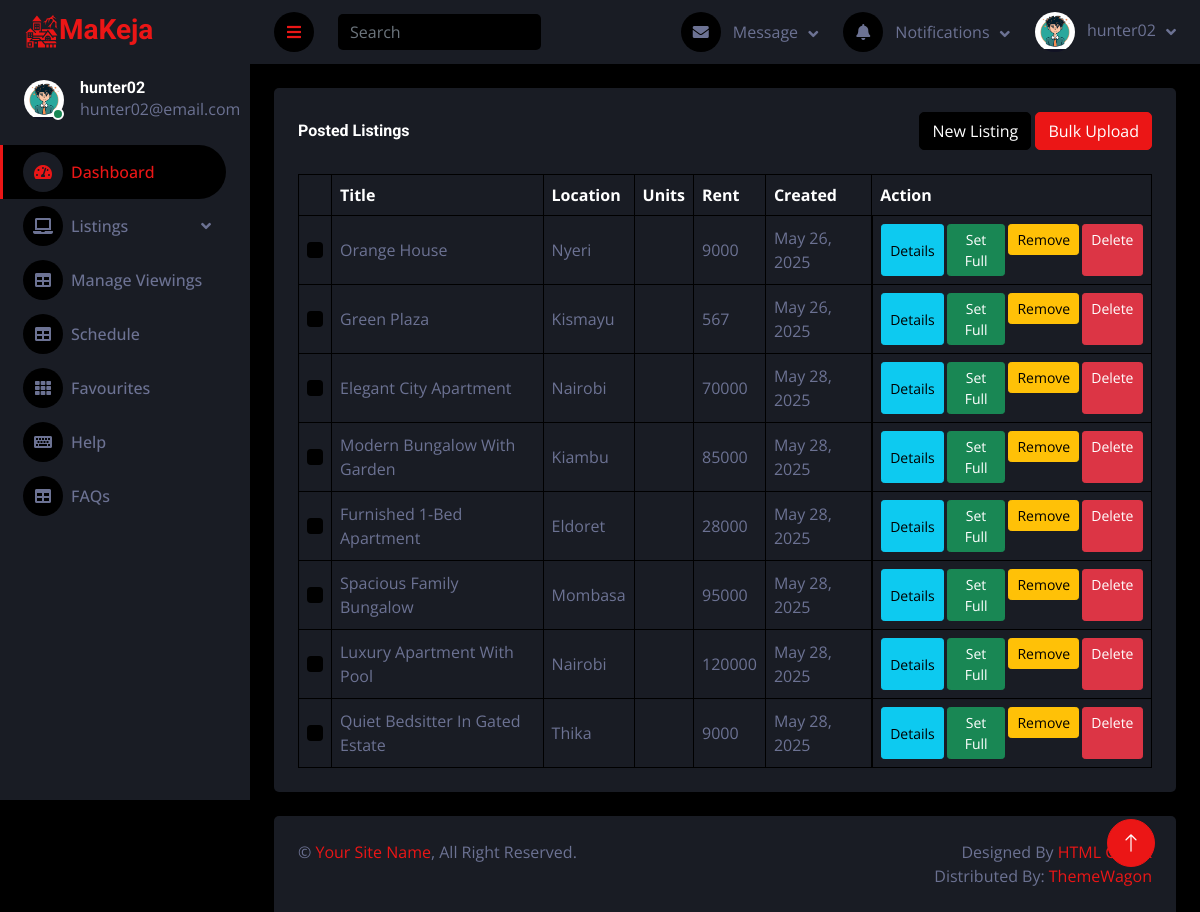
/dash/posted_listings/ (signed in), run on the app's committed database.
### main/models.py (models this page shows, shortened)
class Profile(models.Model):
    user = models.OneToOneField("auth.User", on_delete=models.CASCADE, related_name="profile")
    userID = models.CharField(max_length=10, unique=True, null=True)
    full_name = models.CharField(max_length=255, blank=True, null=True)
    cover = models.ImageField(default="cover.jpg")
    status = models.CharField(max_length=100, default="I love MaryJane.")
    avatar = models.ImageField(default="user.jpg")
    phone = models.CharField(max_length=20, null=True, blank=True)
    time_created = models.DateTimeField(auto_now_add=True)
    is_landlord = models.BooleanField(default=False)
    is_banned = models.BooleanField(default=False)
    is_deleted = models.BooleanField(default=False)

### dash/models.py (models this page shows, shortened)
class Listing(models.Model):
    user = models.ForeignKey("auth.User", on_delete=models.CASCADE, related_name="listings")
    listingID = models.CharField(max_length=10, unique=True, null=True)
    title = models.CharField(max_length=255, null=True)
    description = models.TextField(null=True)
    location = models.CharField(max_length=255, null=True)
    address = models.ForeignKey("dash.Address", on_delete=models.CASCADE, related_name="addresses")
    category = models.ForeignKey("master.ListingCategory", on_delete=models.SET_NULL, null=True)
    bedrooms = models.PositiveIntegerField(default=0)
    bathrooms = models.PositiveIntegerField(default=1)
    area_sqft = models.PositiveIntegerField(null=True)
    year_built = models.PositiveIntegerField(null=True)
    floor_number = models.PositiveIntegerField(null=True)
    total_floors = models.PositiveIntegerField(null=True)
    available_units = models.PositiveIntegerField(default=1)
    rent = models.PositiveIntegerField(default=0)
    deposit = models.PositiveIntegerField(default=0)
    avatar1 = models.ImageField(default="listing1.jpg")
    avatar2 = models.ImageField(default="listing2.jpg")
    avatar3 = models.ImageField(default="listing3.jpg")
    avatar4 = models.ImageField(default="listing4.jpg")
    avatar5 = models.ImageField(default="listing5.jpg")
    video_url = models.URLField(null=True, blank=True)
    floor_plan = models.FileField(null=True, blank=True)
    tour = models.URLField(null=True, blank=True)
    furnished = models.BooleanField(default=False)
    parking = models.BooleanField(default=False)
    pet_friendly = models.BooleanField(default=False)
    balcony = models.BooleanField(default=False)
    security = models.BooleanField(default=False)
    internet = models.BooleanField(default=False)
    status = models.CharField(max_length=50, default="pending")
    is_deleted = models.BooleanField(default=False)
    time_created = models.DateTimeField(auto_now_add=True)
    last_updated = models.DateTimeField(auto_now=True)

### dash/views.py (the view)
# urls.py: path("posted_listings/", views.posted_listings_view, name="posted_listings"),
def posted_listings_view(request):
    listings = Listing.objects.filter(user=request.user, status="posted", is_deleted=False)
    categories = ListingCategory.objects.all()
    context = {
        'listings': listings,
        'categories': categories,
    }
    return render(request, "dash/posted_listings.html", context)

### dash/context_processors.py (called while the page is built)
def get_notifications(request):
    if not request.user.is_authenticated:
        return {}
    notifications = Notification.objects.filter(target=request.user, is_read=False, is_deleted=False)
    context = {"notifications": notifications}
    return context

### dash/templatetags/time_filters.py (called while the page is built)
@register.filter
def natural_time_format(value):
    if isinstance(value, str):
        try:
            value = datetime.fromisoformat(value)
        except ValueError:
            return value  # fallback: return raw value if parsing fails
    if is_naive(value):
        value = make_aware(value)
    delta = now() - value
    if delta < timedelta(minutes=1):
        return "Just now"
    elif delta < timedelta(hours=1):
        minutes = int(delta.total_seconds() / 60)
        return f"{minutes} min ago"
    elif delta < timedelta(hours=24):
        hours = int(delta.total_seconds() / 3600)
        return f"{hours} hr ago"
    elif delta < timedelta(days=2):
        return "Yesterday"
    elif delta < timedelta(days=7):
        return f"{delta.days} days ago"
    else:
        return value.strftime("%b %d, %Y")

### konnekt/context_processors.py (called while the page is built)
def get_registered_users(request):
    if not request.user.is_authenticated:
        return {}
    reg_users = Profile.objects.filter(is_deleted=False).exclude(user=request.user)
    context = {"reg_users": reg_users}
    return context

### dash/templates/dash/posted_listings.html (shortened to what this page needs)
{% extends 'dash/main.html' %}
{% load static %}
{% load time_filters %}
{% block main %}
<div class="container-fluid pt-4 px-4">
    <div class="bg-secondary text-center rounded p-4">
        <div class="d-flex align-items-center justify-content-between mb-4">
            <h6 class="mb-0">Posted Listings</h6>
            <div>
                <button class="btn btn-dark" type="button" data-toggle="modal" data-target="#newListingModal" title="Create a single listing.">New Listing</button>
                <button class="btn btn-primary" type="button" data-toggle="modal" data-target="" title="Create multiple listings using a csv file.">Bulk Upload</button>
            </div>
        </div>
        {% if listings %}
        <div class="table-responsive">
            <table class="table text-start align-middle table-bordered table-hover mb-0">
                <thead>
                    <tr class="text-white">
                        <th scope="col"></th>
                        <th scope="col">Title</th>
                        <th scope="col">Location</th>
                        <th scope="col">Units</th>
                        <th scope="col">Rent</th>
                        <th scope="col">Created</th>
                        <th scope="col">Action</th>
                    </tr>
                </thead>
                <tbody>
                    {% for l in listings %}
                    <tr>
                        <td><input class="form-check-input" type="checkbox"></td>
                        <td>{{ l.title|title }}</td>
                        <td>{{ l.location|title }}</td>
                        <td>{{ l.units }}</td>
                        <td>{{ l.rent }}</td>
                        <td>{{ l.time_created|natural_time_format }}</td>
                        <td class="d-flex" style="gap: 3px;">
                            <button class="btn btn-sm btn-info" type="button" data-toggle="modal" data-target="#detailsModal{{ l.id }}" title="View and edit listing details.">Details</button>
                            <form method="post">
                                <button class="btn btn-sm btn-success" type="submit">Set Full</button>
                            </form>
                            <form method="post">
                                <button class="btn btn-sm btn-warning" type="submit">Remove</button>
                            </form>
                            <a class="btn btn-sm btn-danger" href="">Delete</a>
                        </td>
                    </tr>
                    {% endfor %}
                </tbody>
            </table>
        </div>
        {% endif %}
    </div>
</div>
{% endblock %}

### dash/templates/dash/main.html (shortened to what this page needs)
{% load static %}
{% load time_filters %}
<!DOCTYPE html>
<html lang="en">
<head>
    <link href="https://cdnjs.cloudflare.com/ajax/libs/font-awesome/5.10.0/css/all.min.css" rel="stylesheet">
    <link href="https://cdn.jsdelivr.net/npm/bootstrap-icons@1.4.1/font/bootstrap-icons.css" rel="stylesheet">
    <link href="{% static 'dash/lib/owlcarousel/assets/owl.carousel.min.css' %}" rel="stylesheet">
    <link href="{% static 'dash/lib/tempusdominus/css/tempusdominus-bootstrap-4.min.css' %}" rel="stylesheet" />
    <link href="{% static 'dash/css/bootstrap.min.css' %}" rel="stylesheet">
    <link href="{% static 'dash/css/style.css' %}" rel="stylesheet">
</head>
<body>
    <div class="container-fluid position-relative d-flex p-0">
        <div class="sidebar pe-4 pb-3">
            <nav class="navbar bg-secondary navbar-dark">
                <a href="/" class="navbar-brand mx-4 mb-3">
                    <h3 class="text-primary">
                        MaKeja
                    </h3>
                </a>
                <div class="d-flex align-items-center ms-4 mb-4">
                    <div class="position-relative">
                        <img class="rounded-circle" src="{{ request.user.profile.avatar.url }}" alt="" style="width: 40px; height: 40px;">
                        <div class="bg-success rounded-circle border border-2 border-white position-absolute end-0 bottom-0 p-1"></div>
                    </div>
                    <div class="ms-3">
                        <h6 class="mb-0">{{ request.user.username }}</h6>
                        <span>{{ request.user.email }}</span>
                    </div>
                </div>
                <div class="navbar-nav w-100">
                    <a href="{% url 'dash' %}" class="nav-item nav-link active"><i class="fa fa-tachometer-alt me-2"></i>Dashboard</a>
                    {% if request.user.profile.is_landlord %}
                    <div class="nav-item dropdown">
                        <a href="#" class="nav-link dropdown-toggle" data-toggle="dropdown"><i class="fa fa-laptop me-2"></i>Listings</a>
                    </div>
                    <a href="{% url 'manage_viewings' %}" class="nav-item nav-link"><i class="fa fa-table me-2"></i>Manage Viewings</a>
                    {% endif %}
                    <a href="{% url 'user_viewings' %}" class="nav-item nav-link"><i class="fa fa-table me-2"></i>Schedule</a>
                    <a href="{% url 'favourites' %}" class="nav-item nav-link"><i class="fa fa-th me-2"></i>Favourites</a>
                    <a href="" class="nav-item nav-link"><i class="fa fa-keyboard me-2"></i>Help</a>
                    <a href="{% url 'faqs' %}" class="nav-item nav-link"><i class="fa fa-table me-2"></i>FAQs</a>
                </div>
            </nav>
        </div>
        <div class="content">
            <nav class="navbar navbar-expand bg-secondary navbar-dark sticky-top px-4 py-0">
                <a href="#" class="sidebar-toggler flex-shrink-0">
                    <i class="fa fa-bars"></i>
                </a>
                <form class="d-none d-md-flex ms-4">
                    <input class="form-control bg-dark border-0" type="search" placeholder="Search">
                </form>
                <div class="navbar-nav align-items-center ms-auto">
                    <div class="nav-item dropdown">
                        <a href="#" class="nav-link dropdown-toggle" data-toggle="dropdown">
                            <i class="fa fa-envelope me-lg-2"></i>
                            <span class="d-none d-lg-inline-flex">Message</span>
                        </a>
                    </div>
                    <div class="nav-item dropdown">
                        <a href="#" class="nav-link dropdown-toggle" data-toggle="dropdown">
                            <i class="fa fa-bell me-lg-2"></i>
                            <span class="d-none d-lg-inline-flex">Notifications</span>
                        </a>
                    </div>
                    <div class="nav-item dropdown">
                        <a href="#" class="nav-link dropdown-toggle" data-toggle="dropdown">
                            <img class="rounded-circle me-lg-2" src="{{ request.user.profile.avatar.url }}" alt="" style="width: 40px; height: 40px;">
                            <span class="d-none d-lg-inline-flex">{{ request.user.username }}</span>
                        </a>
                    </div>
                </div>
            </nav>
            {% block main %}
            {% endblock %}
            <div class="container-fluid pt-4 px-4">
                <div class="bg-secondary rounded-top p-4">
                    <div class="row">
                        <div class="col-12 col-sm-6 text-center text-sm-start">
                            &copy; <a href="#">Your Site Name</a>, All Right Reserved.
                        </div>
                        <div class="col-12 col-sm-6 text-center text-sm-end">
                            Designed By <a href="https://htmlcodex.com">HTML Codex</a>
                            <br>Distributed By: <a href="https://themewagon.com" target="_blank">ThemeWagon</a>
                        </div>
                    </div>
                </div>
            </div>
        </div>
        <a href="#" class="btn btn-lg btn-primary btn-lg-square back-to-top"><i class="bi bi-arrow-up"></i></a>
    </div>
</body>
</html>

### static/dash/css/style.css (style rules this page uses)
:root { --primary: #EB1616; --secondary: #191C24; --light: #6C7293; --dark: #000000; }
.back-to-top { position: fixed; display: none; right: 45px; bottom: 45px; z-index: 99; }
.btn { transition: .5s; }
.btn-lg-square { width: 48px; height: 48px; }
.btn-square, .btn-sm-square, .btn-lg-square { padding: 0; display: inline-flex; align-items: center; justify-content: center; font-weight: normal; border-radius: 50px; }
.sidebar { position: fixed; top: 0; left: 0; bottom: 0; width: 250px; height: 100vh; overflow-y: auto; background: var(--secondary); transition: 0.5s; z-index: 999; }
.content { margin-left: 250px; min-height: 100vh; background: var(--dark); transition: 0.5s; }
@media (min-width: 992px) { .sidebar { margin-left: 0; } }
@media (min-width: 992px) { .content { width: calc(100% - 250px); } }
.sidebar .navbar .navbar-nav .nav-link { padding: 7px 20px; color: var(--light); font-weight: 500; border-left: 3px solid var(--secondary); border-radius: 0 30px 30px 0; outline: none; }
.sidebar .navbar .navbar-nav .nav-link:hover, .sidebar .navbar .navbar-nav .nav-link.active { color: var(--primary); background: var(--dark); border-color: var(--primary); }
.sidebar .navbar .navbar-nav .nav-link i { width: 40px; height: 40px; display: inline-flex; align-items: center; justify-content: center; background: var(--dark); border-radius: 40px; }
.sidebar .navbar .navbar-nav .nav-link:hover i, .sidebar .navbar .navbar-nav .nav-link.active i { background: var(--secondary); }
.sidebar .navbar .dropdown-toggle::after { position: absolute; top: 15px; right: 15px; border: none; content: "\f107"; font-family: "Font Awesome 5 Free"; font-weight: 900; transition: .5s; }
.content .navbar .navbar-nav .nav-link { margin-left: 25px; padding: 12px 0; color: var(--light); outline: none; }
.content .navbar .sidebar-toggler, .content .navbar .navbar-nav .nav-link i { width: 40px; height: 40px; display: inline-flex; align-items: center; justify-content: center; background: var(--dark); border-radius: 40px; }
.content .navbar .dropdown-toggle::after { margin-left: 6px; vertical-align: middle; border: none; content: "\f107"; font-family: "Font Awesome 5 Free"; font-weight: 900; transition: .5s; }

### data on the page
Listing: title "Orange House", location "Nyeri", rent "9000", time_created "May 26, 2025"
Listing: title "Green Plaza", location "Kismayu", rent "567", time_created "May 26, 2025"
Listing: title "Elegant City Apartment", location "Nairobi", rent "70000", time_created "May 28, 2025"
Listing: title "Modern Bungalow With Garden", location "Kiambu", rent "85000", time_created "May 28, 2025"
Listing: title "Furnished 1-Bed Apartment", location "Eldoret", rent "28000", time_created "May 28, 2025"
Listing: title "Spacious Family Bungalow", location "Mombasa", rent "95000", time_created "May 28, 2025"
Listing: title "Luxury Apartment With Pool", location "Nairobi", rent "120000", time_created "May 28, 2025"
Listing: title "Quiet Bedsitter In Gated Estate", location "Thika", rent "9000", time_created "May 28, 2025"

### other printed values
{{ request.user.username }} "hunter02"
{{ request.user.email }} "hunter02@email.com"
